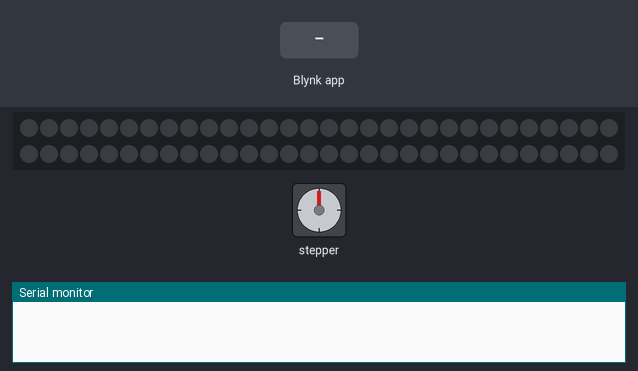
A sketch run on a simulated ESP8266 (NodeMCU). Parts: 60 RGB LEDs in strip order, left to right, continuing on the next row, stepper motor, the last lines printed to the serial monitor. Inputs (shaded band) come from the test bench. Dim RGB values are drawn brighter than linear; WiFi joins after 1.5 s; servers stay silent unless stated; stepper angles assume 4096 steps per turn.

Above: at 3.0 s.
3.1 s: Blynk app writes 200 to V2
At 4.1 s:
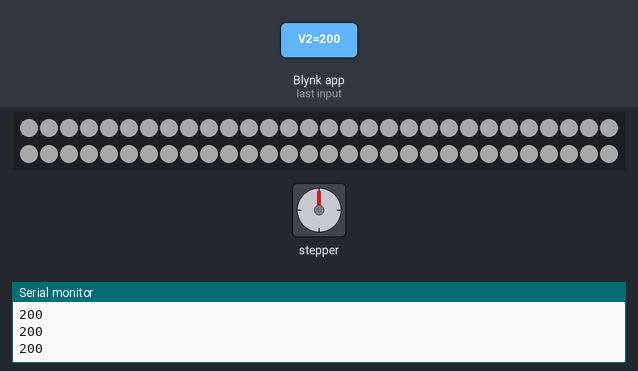
4.7 s: Blynk app writes 1 to V0
At 5.11 s:
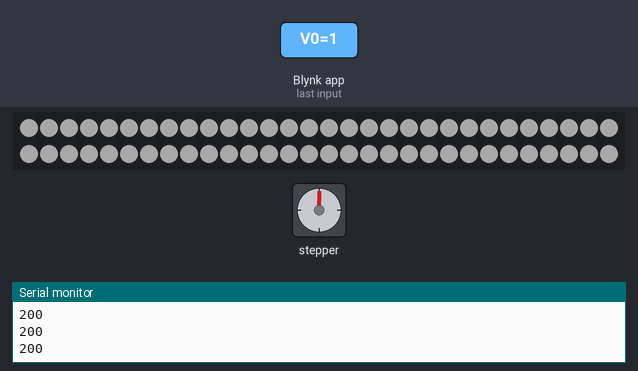
6.6 s: Blynk app writes 200 to V0
At 7.83 s:
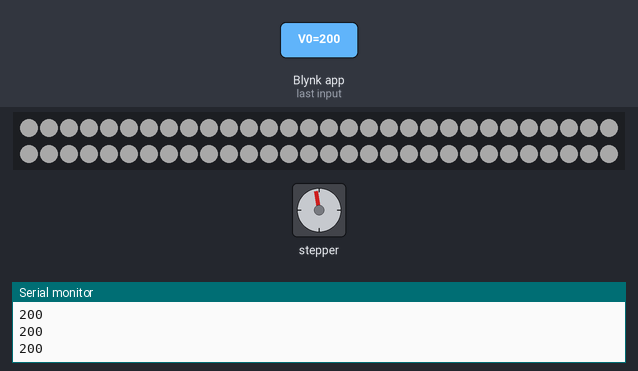
9.6 s: Blynk app writes 1 to V2
At 9.65 s:
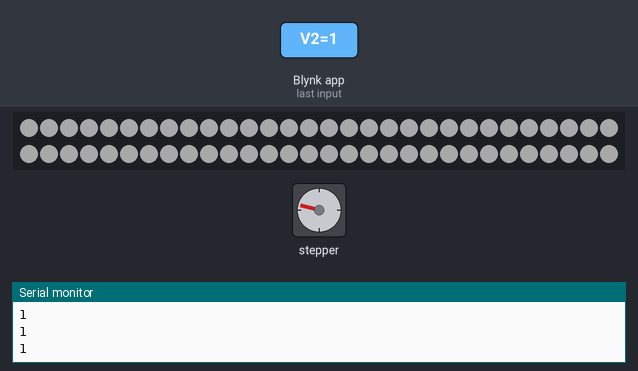
12.2 s: Blynk app writes 0 to V2
14.6 s: Blynk app writes 1 to V2
Timing chart, 0 to 21.8 s (numbered marks = the images above; inputs shaded):
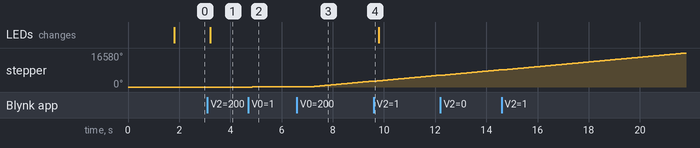

The sketch:

LED_Stepper.ino
```cpp
#include <Adafruit_NeoPixel.h>
#include <SPI.h>
#include <BlynkSimpleEsp8266_SSL.h> // USE SSL VERSION OF BLYNK
#include <ESP8266WiFi.h>
#include <Stepper.h>

#define PIN D2
#define NUMPIXELS 60
#define BLYNK_PRINT Serial

// You should get Auth Token in the Blynk App.
// Go to the Project Settings (nut icon).
char auth[] = "";

// Your WiFi credentials.
// Set password to "" for open networks.
char ssid[] = "";
char pass[] = "";


int motorSpeed;
int motorDirection;

const int stepsPerRevolution = 4096;

BlynkTimer timer;
Stepper myStepper(stepsPerRevolution, 14, 12, 13, 15);
Adafruit_NeoPixel pixels = Adafruit_NeoPixel(NUMPIXELS, PIN, NEO_GRB + NEO_KHZ800);

void stepperControl() {
  if (motorSpeed > 0) {
    if (motorDirection == 0) {  // Rotate Clockwise
      myStepper.step(stepsPerRevolution / 50);
    } else {  // Rotate CounterClockwise
      myStepper.step(-stepsPerRevolution / 50);
    }
  }
}

void setup()
{
  Serial.begin(9600);
  timer.setInterval(1, stepperControl);
  Blynk.begin(auth, ssid, pass);
  pixels.begin();
  pixels.setBrightness(55);
}

void loop()
{
  Blynk.run();
  timer.run();
}


BLYNK_WRITE(V0)
{
  motorSpeed = param.asInt();
  myStepper.setSpeed(motorSpeed);
}


BLYNK_WRITE(V2)
{

  int R = param[0].asInt();
  int G = param[1].asInt();
  int B = param[2].asInt();
  Serial.println(R);
  Serial.println(G);
  Serial.println(B);
  for (int i = 0; i < NUMPIXELS; i++) {

    pixels.setPixelColor(i, pixels.Color(R, G, B));

    pixels.show();
  }
}
```

Measured:
- after the input at 3.1 s, the LEDs: change after 0.11 s (image 1)
- after the input at 4.7 s, stepper: keeps turning clockwise at about 7°/s, starting after 0.16 s
